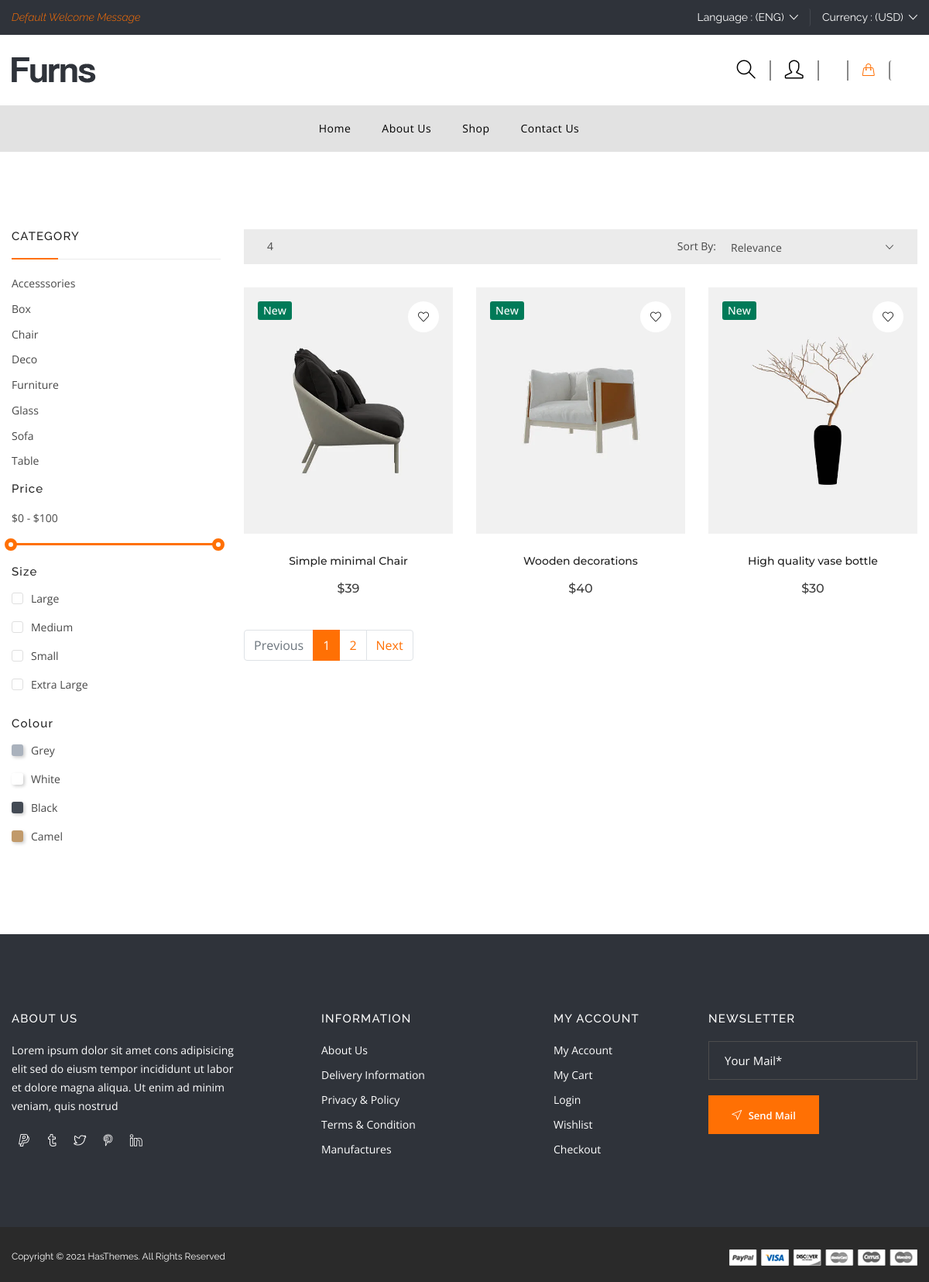
/store/, run on the app's committed database.
### store/models.py (models this page shows, shortened)
class Product(models.Model):
    name = models.CharField(max_length=100, unique=True)
    slug = models.SlugField(max_length=100, unique=True)
    description = models.TextField(max_length=500, blank=True)
    price = models.IntegerField()
    image = models.ImageField(upload_to = 'photoes/products')
    image_1 = models.ImageField(upload_to = 'photoes/products', default = None , null = True)
    stock = models.IntegerField(default=100)
    is_available = models.BooleanField(default=True)
    category = models.ForeignKey(Category, on_delete=models.CASCADE)
    created_date = models.DateTimeField(auto_now_add=True)
    modified_date = models.DateTimeField(auto_now=True)

### category/models.py (models this page shows, shortened)
class Category(models.Model):
    name = models.CharField(max_length=100, unique=True)
    description = models.TextField(blank=True)
    image = models.ImageField(upload_to="photoes/categories",blank=True)
    slug = models.SlugField(max_length=50, unique=True)
    def get_url(self):
        return reverse('products_by_category', args=[self.slug])

### store/views.py (the view)
# urls.py: path('store/', include("store.urls")),
def store(request, category_slug=None):
    if category_slug == None:
        products = Product.objects.filter(is_available=True).order_by('id')
    else:
        categories = get_object_or_404(Category, slug=category_slug)
        products = Product.objects.filter(is_available=True, category=categories).order_by('id')
    paginator = Paginator(products, 3)
    page = request.GET.get('page')
    paged_products = paginator.get_page(page)
    context = {
        'products': paged_products,
        'product_count': products.count()
    }
    return render(request, 'store.html', context)

### templates/store.html (shortened to what this page needs)
{% extends 'base.html' %}
{% load static %}
{% block content %}
 <div class="shop-category-area pb-100px pt-70px">
    <div class="container">
        <div class="row">
            <div class="col-lg-9 order-lg-last col-md-12 order-md-first">
                <div class="shop-top-bar d-flex">
                    <span class="mr -md-auto">{{product_count}}</span>
                    <div class="select-shoing-wrap d-flex align-items-center">
                        <div class="shot-product">
                            <p>Sort By:</p>
                        </div>
                        <div class="shop-select">
                        </div>
                    </div>
                </div>
                <div class="shop-bottom-area">
                    <div class="row">
                        {% for product in products %}
                        <div class="col-lg-4  col-md-6 col-sm-6 col-xs-6" data-aos="fade-up" data-aos-delay="200">
                            <div class="product mb-5">
                                <div class="thumb">
                                    <a href="#" class="image">
                                        <img src="{{product.image.url}}"" alt="Product" />
                                    </a>
                                    <span class="badges">
                                        <span class="new">New</span>
                                    </span>
                                    <div class="actions">
                                        <a href="wishlist.html" class="action wishlist" title="Wishlist"><i
                                                class="icon-heart"></i></a>
                                    </div>
                                </div>
                                <div class="content">
                                    <h5 class="title">{{ product.name }}</h5>
                                    <span class="price">
                                        <span class="new">${{ product.price }}</span>
                                    </span>
                                </div>
                            </div>
                        </div>
                        {% endfor %}
                    </div>
                    <nav class="mt-4" aria-label="Page navigation sample">
                        {% if products.has_other_pages %}
                        <ul class="pagination">
                            {% if products.has_previous %}
                            <li class="page-item"><a class="page-link"
                                    href="?page={{products.previous_page_number}}">Previous</a></li>
                            {% else %}
                            <li class="page-item disabled"><a class="page-link" href="#">Previous</a></li>
                            {% endif %}
                            {% for i in products.paginator.page_range %}
                            {% if products.number == i %}
                            <li class="page-item active"><a class="page-link" href="#">{{i}}</a></li>
                            {% else %}
                            <li class="page-item "><a class="page-link" href="?page={{i}}">{{i}}</a></li>
                            {% endif %}
                            {% endfor %}
                            {% if products.has_next %}
                            <li class="page-item"><a class="page-link" href="?page={{products.next_page_number}}">Next</a>
                            </li>
                            {% else %}
                            <li class="page-item disabled"><a class="page-link" href="#">Next</a></li>
                            {% endif %}
                        </ul>
                        {% endif %}
                    </nav>
                </div>
            </div>
            <div class="col-lg-3 order-lg-first col-md-12 order-md-last mb-md-60px mb-lm-60px">
                <div class="shop-sidebar-wrap">
                    <div class="sidebar-widget">
                        <div class="main-heading">
                            <h3 class="sidebar-title">Category</h3>
                        </div>
                        <div class="sidebar-widget-category">
                            <ul>
                                {% for category in categories %}
                                <li><a href="{{ category.get_url }}" class="">{{category.name}}  </a></li>
                                {% endfor %}
                            </ul>
                        </div>
                    </div>
                    <div class="sidebar-widget-group">
                        <div class="sidebar-widget">
                            <h4 class="pro-sidebar-title">Price</h4>
                            <div class="price-filter">
                                <div class="price-slider-amount">
                                    <input type="text" id="amount" class="p-0 h-auto lh-1" name="price" placeholder="Add Your Price" />
                                </div>
                                <div id="slider-range"></div>
                            </div>
                        </div>
                        <div class="sidebar-widget">
                            <h4 class="pro-sidebar-title mt-5">Size</h4>
                            <div class="sidebar-widget-list">
                                <ul>
                                    <li>
                                        <div class="sidebar-widget-list-left">
                                            <input type="checkbox" /> <a href="#">Large  </a>
                                            <span class="checkmark"></span>
                                        </div>
                                    </li>
                                    <li>
                                        <div class="sidebar-widget-list-left">
                                            <input type="checkbox" value="" /> <a href="#">Medium
                                            <span class="checkmark"></span>
                                        </div>
                                    </li>
                                    <li>
                                        <div class="sidebar-widget-list-left">
                                            <input type="checkbox" value="" /> <a href="#">Small
                                            </a>
                                            <span class="checkmark"></span>
                                        </div>
                                    </li>
                                    <li>
                                        <div class="sidebar-widget-list-left">
                                            <input type="checkbox" value="" /> <a href="#">Extra
                                                Large </a>
                                            <span class="checkmark"></span>
                                        </div>
                                    </li>
                                </ul>
                            </div>
                        </div>
                        <div class="sidebar-widget no-cba">
                            <h4 class="pro-sidebar-title">Colour</h4>
                            <div class="sidebar-widget-list">
                                <ul>
                                    <li>
                                        <div class="sidebar-widget-list-left">
                                            <input type="checkbox" /> <a href="#">Grey
                                            <span class="checkmark grey"></span>
                                        </div>
                                    </li>
                                    <li>
                                        <div class="sidebar-widget-list-left">
                                            <input type="checkbox" value="" /> <a href="#">White
                                            <span class="checkmark white"></span>
                                        </div>
                                    </li>
                                    <li>
                                        <div class="sidebar-widget-list-left">
                                            <input type="checkbox" value="" /> <a href="#">Black
                                            </a>
                                            <span class="checkmark black"></span>
                                        </div>
                                    </li>
                                    <li>
                                        <div class="sidebar-widget-list-left">
                                            <input type="checkbox" value="" /> <a href="#">Camel
                                            </a>
                                            <span class="checkmark camel"></span>
                                        </div>
                                    </li>
                                </ul>
                            </div>
                        </div>
                    </div>
                </div>
            </div>
        </div>
    </div>
</div>
{% endblock %}

### data on the page
Product: image (picture), name "Simple minimal Chair", price "39"
Product: image (picture), name "Wooden decorations", price "40"
Product: image (picture), name "High quality vase bottle", price "30"
Category: name "Accesssories"
Category: name "Box"
Category: name "Chair"
Category: name "Deco"
Category: name "Furniture"
Category: name "Glass"
Category: name "Sofa"
Category: name "Table"

### other printed values
{{ product_count }} "4"
{{ i }} "1"
{{ i }} "2"
